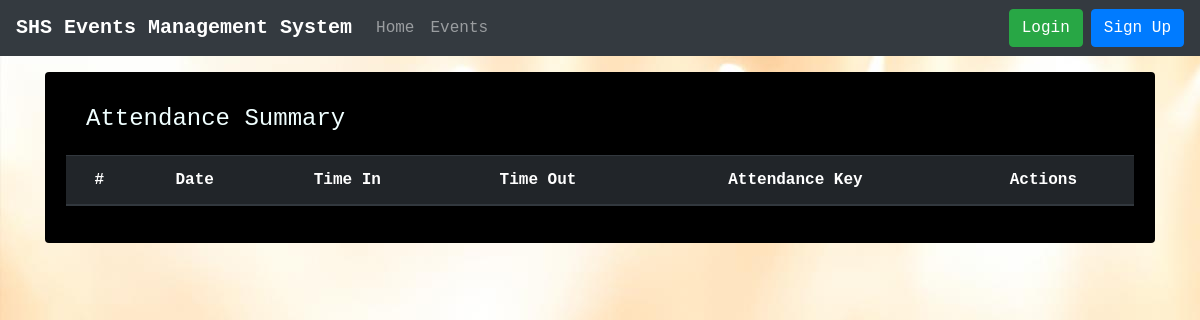
The app's page /myactivities/1/attendance/, older data.
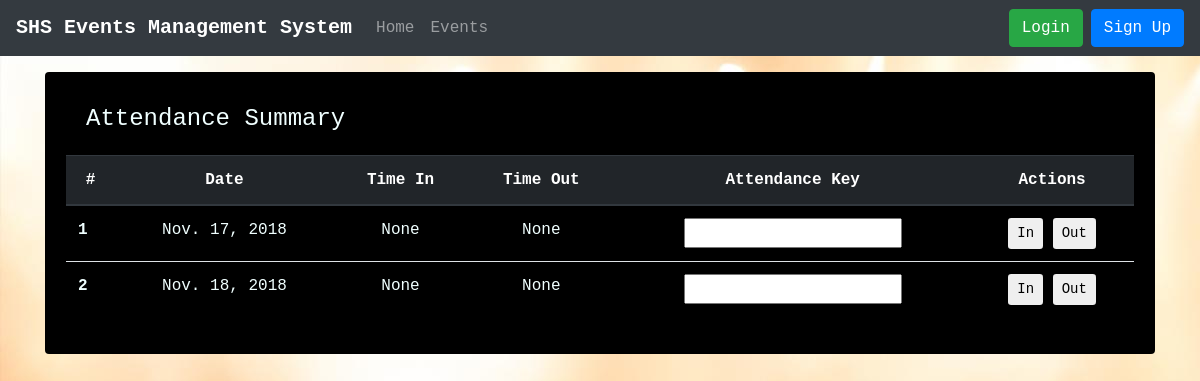
The same page, newer data.
### attendances/models.py (models this page shows, shortened)
class Attendance(models.Model):
    for_date = models.DateField("For Date", null=True)
    time_arrived = models.TimeField("Time Arrived", null=True, blank=True)
    time_left = models.TimeField("Time Left", null=True, blank=True)
    security_key = models.CharField(max_length=10, blank=True, null=True)
    registration = models.ForeignKey(to='registrations.Registration', on_delete = models.CASCADE, null=True, blank=True)

### attendances/views.py (the view)
# urls.py: path('myactivities/<int:registration_pk>/attendance/', AttendanceTemplateView.as_view(), name='attendance_summary')
class AttendanceTemplateView(ListView):
    model = Attendance
    template_name = "attendance_summary.html"
    context_object_name = "attendance_summary"
    def get_queryset(self):
        qs = super().get_queryset()
        return qs.filter(registration = self.kwargs['registration_pk'])

### templates/attendance_summary.html (shortened to what this page needs)
{% extends 'base.html' %}
{% block content %}
<div class="row">
    <div class="col-lg-12 mx-auto mt-3">
        <div class="card" id="body_comp">
            <div class="card-body">
                <div class="card-header">
                    <div class="d-flex w-100 justify-content-between">
                        <h4>Attendance Summary</h4>
                    </div>
                </div>
                <table class="table">
                    <thead class="thead-dark">
                        <tr>
                            <th class="text-center">#</th>
                            <th class="text-center">Date</th>
                            <th class="text-center">Time In</th>
                            <th class="text-center">Time Out</th>
                            <th class="text-center">Attendance Key</th>
                            <th class="text-center">Actions</th>
                        </tr>
                    </thead>
                    <tbody>
                        {% for person in attendance_summary %}
                            <tr>
                            <th scope="row">{{ forloop.counter }}</th>
                            <td class="text-center">{{ person.for_date }}</td>
                            <td class="text-center">{{ person.time_arrived }}</td>
                            <td class="text-center">{{ person.time_left }}</td>
                            <td class="text-center"><input form="attendance_form" type="text" name="attendance_key">
                            <td class="text-center">
                                <button form="attendance_form" name="time_in_17" type="submit" value="0" class="btn btn-sm btn-disabled">In</button>
                                <button form="attendance_form" name="time_out_17"  type="submit" value="0"  class="btn btn-sm btn-disabled">Out</button>
                            </td>
                            </tr>
                        {% endfor %}
                    </tbody>
                </table>
            </div>
        </div>
    </div>
</div>
{% endblock content %}

Row changes from the older to the newer data that the page shows:
now on this page (row edited): Attendance: for_date "Nov. 17, 2018", time_arrived "None", time_left "None"
added Attendance: for_date "Nov. 18, 2018", time_arrived "None", time_left "None"
